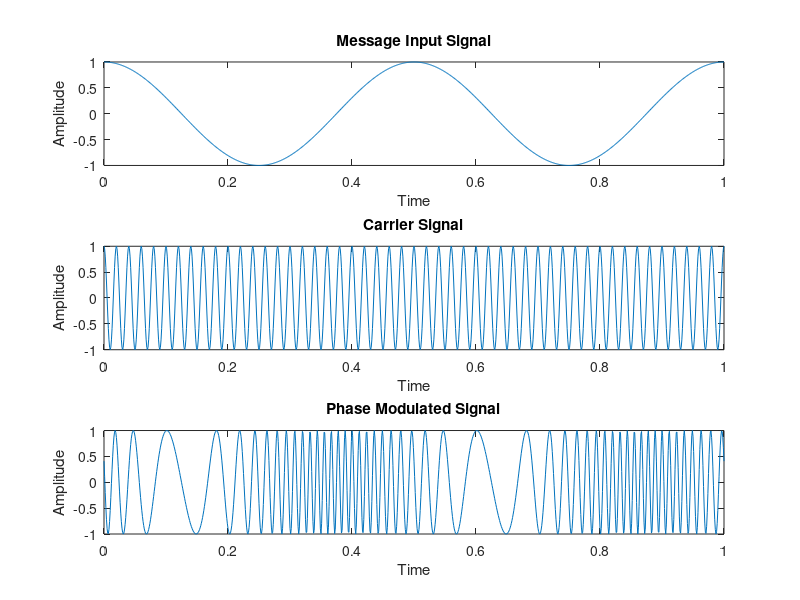

Write MATLAB code to recreate this figure.
clc;
close all;
t=0:0.001:1;
Am=1;
fm=2;
Ac=1;
fc=50;
kp=20;
Wm=2*pi*fm;
m=Am*cos(Wm*t);
subplot(3,1,1);
plot(t,m);
title('Message Input Signal');
xlabel('Time');
ylabel('Amplitude');
Wc=2*pi*fc;
c=Ac*cos(Wc*t);
subplot(3,1,2);
plot(t,c);
title('Carrier Signal');
xlabel('Time');
ylabel('Amplitude');
s_pm=Ac*cos(Wc*t+m.*kp);
subplot(3,1,3);
plot(t,s_pm);
title('Phase Modulated Signal');
xlabel('Time');
ylabel('Amplitude');